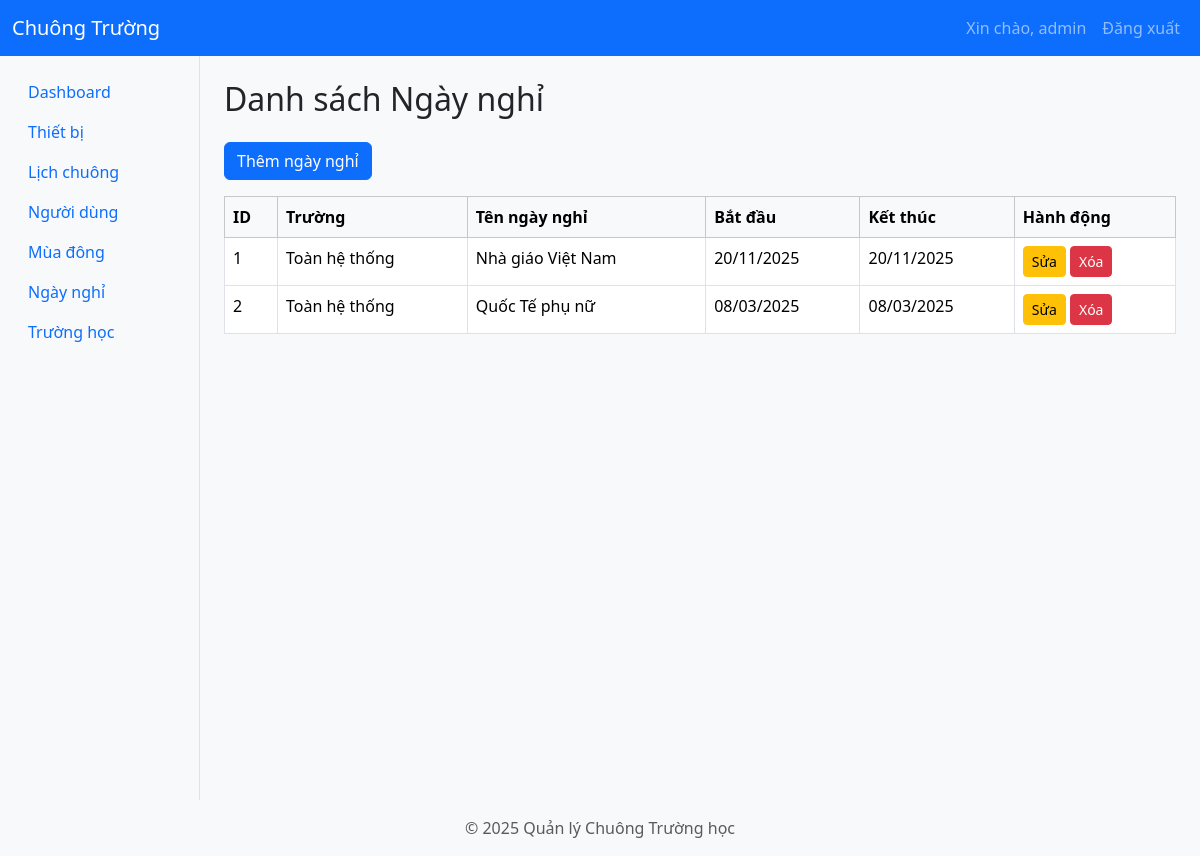
Page /holidays (signed in) on the committed database.
### app/models/holiday.py (models this page shows, shortened)
class Holiday(db.Model):
    __tablename__ = "holidays"
    id = db.Column(db.Integer, primary_key=True)
    school_id = db.Column(db.Integer, db.ForeignKey("schools.id"), nullable=True)  # nullable → nghỉ toàn hệ thống
    name = db.Column(db.String(100), nullable=False)
    start_date = db.Column(db.Date, nullable=False)
    end_date = db.Column(db.Date, nullable=False)
    school = db.relationship("School", backref="holidays")  # Không xung đột với DisabledPeriod

### app/routes/holiday.py (the view)
@holiday_bp.route('/holidays', methods=['GET'])
@login_required
@admin_required
def holidays_page():
    holidays = Holiday.query.all()
    return render_template('pages/holidays.html', holidays=holidays)

### app/__init__.py (called while the page is built)
def create_app():
    app = Flask(__name__)
    app.config.from_object('app.config.Config')
    db.init_app(app)
    jwt.init_app(app)
    migrate.init_app(app, db)  # Bind Flask-Migrate to the app and db
    login_manager.init_app(app)  # Initialize Flask-Login
    login_manager.login_view = 'auth.login'  # Set the login view
    @app.context_processor
    def inject_user():
        from flask_login import current_user
        return dict(current_user=current_user)
    from app.utils.jwt_patch import apply_jwt_patch
    apply_jwt_patch()
    from app.routes import register_routes
    register_routes(app)
    def get_day_name(index):
        days = ['Thứ 2', 'Thứ 3', 'Thứ 4', 'Thứ 5', 'Thứ 6', 'Thứ 7', 'Chủ Nhật']
        return days[index]
    app.jinja_env.filters['get_day_name'] = get_day_name
    return app

### app/templates/pages/holidays.html (shortened to what this page needs)
{% extends 'layouts/layout.html' %}
{% block content %}
<h2 class="mb-4">Danh sách Ngày nghỉ</h2>
<button class="btn btn-primary mb-3" data-bs-toggle="modal" data-bs-target="#addHolidayModal">Thêm ngày nghỉ</button>
<table class="table table-bordered table-hover">
    <thead class="table-light">
        <tr>
            <th>ID</th>
            <th>Trường</th>
            <th>Tên ngày nghỉ</th>
            <th>Bắt đầu</th>
            <th>Kết thúc</th>
            <th>Hành động</th>
        </tr>
    </thead>
    <tbody>
        {% for holiday in holidays %}
        <tr>
            <td>{{ holiday.id }}</td>
            <td>{{ holiday.school.name if holiday.school else 'Toàn hệ thống' }}</td>
            <td>{{ holiday.name }}</td>
            <td>{{ holiday.start_date.strftime('%d/%m/%Y') }}</td>
            <td>{{ holiday.end_date.strftime('%d/%m/%Y') }}</td>
            <td>
                <a href="/holidays/edit/{{ holiday.id }}" class="btn btn-sm btn-warning">Sửa</a>
                <form method="POST" action="/holidays/delete/{{ holiday.id }}" style="display: inline;" onsubmit="return confirm('Bạn có chắc muốn xóa?');">
                    <button type="submit" class="btn btn-sm btn-danger">Xóa</button>
                </form>
            </td>
        </tr>
        {% endfor %}
    </tbody>
</table>
{% endblock %}

### static/css/style.css (style rules this page uses)
body { background-color: #f8f9fa; }

### rows in the picture
Holiday: id "1", school "Toàn hệ thống", name "Nhà giáo Việt Nam", start_date "20/11/2025", end_date "20/11/2025"
Holiday: id "2", school "Toàn hệ thống", name "Quốc Tế phụ nữ", start_date "08/03/2025", end_date "08/03/2025"

### other values in the picture
{{ session['user']['username'] }} "admin"
